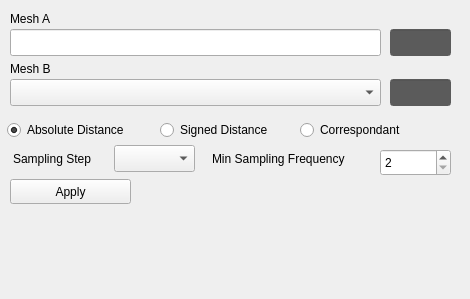
    <widget class="QWidget" name="tabDistance">
     <attribute name="title">
      <string>Distance</string>
     </attribute>
     <widget class="QWidget" name="distanceWidget" native="true">
      <property name="geometry">
       <rect>
        <x>0</x>
        <y>9</y>
        <width>461</width>
        <height>281</height>
       </rect>
      </property>
      <widget class="QSpinBox" name="spinBoxMinSampFreq">
       <property name="geometry">
        <rect>
         <x>380</x>
         <y>140</y>
         <width>71</width>
         <height>27</height>
        </rect>
       </property>
       <property name="sizePolicy">
        <sizepolicy hsizetype="Minimum" vsizetype="Fixed">
         <horstretch>0</horstretch>
         <verstretch>0</verstretch>
        </sizepolicy>
       </property>
       <property name="toolTip">
        <string>choose the minimum sampling frequency</string>
       </property>
       <property name="minimum">
        <number>2</number>
       </property>
       <property name="maximum">
        <number>4</number>
       </property>
      </widget>
      <widget class="QPushButton" name="pushButtonApply">
       <property name="geometry">
        <rect>
         <x>10</x>
         <y>170</y>
         <width>121</width>
         <height>25</height>
        </rect>
       </property>
       <property name="toolTip">
        <string>Compute the distance</string>
       </property>
       <property name="text">
        <string>Apply</string>
       </property>
      </widget>
      <widget class="QLabel" name="labelMeshB">
       <property name="geometry">
        <rect>
         <x>10</x>
         <y>40</y>
         <width>48</width>
         <height>39</height>
        </rect>
       </property>
       <property name="text">
        <string>Mesh B</string>
       </property>
      </widget>
      <widget class="QLabel" name="labelMinSampFreq">
       <property name="geometry">
        <rect>
         <x>212</x>
         <y>130</y>
         <width>161</width>
         <height>39</height>
        </rect>
       </property>
       <property name="sizePolicy">
        <sizepolicy hsizetype="Minimum" vsizetype="Preferred">
         <horstretch>0</horstretch>
         <verstretch>0</verstretch>
        </sizepolicy>
       </property>
       <property name="text">
        <string>Min Sampling Frequency</string>
       </property>
      </widget>
      <widget class="QComboBox" name="comboBoxMeshB">
       <property name="geometry">
        <rect>
         <x>10</x>
         <y>70</y>
         <width>371</width>
         <height>27</height>
        </rect>
       </property>
       <property name="sizePolicy">
        <sizepolicy hsizetype="Expanding" vsizetype="Maximum">
         <horstretch>0</horstretch>
         <verstretch>0</verstretch>
        </sizepolicy>
       </property>
       <property name="toolTip">
        <string>choose 2nd file for distance error</string>
       </property>
      </widget>
      <widget class="QLineEdit" name="lineEditMeshA">
       <property name="geometry">
        <rect>
         <x>10</x>
         <y>20</y>
         <width>371</width>
         <height>27</height>
        </rect>
       </property>
       <property name="toolTip">
        <string>name of the mesh A ( selected file )</string>
       </property>
       <property name="readOnly">
        <bool>true</bool>
       </property>
      </widget>
      <widget class="QLabel" name="labelMeshA">
       <property name="geometry">
        <rect>
         <x>10</x>
         <y>-10</y>
         <width>48</width>
         <height>39</height>
        </rect>
       </property>
       <property name="text">
        <string>Mesh A</string>
       </property>
      </widget>
      <widget class="QLabel" name="labelSampStep">
       <property name="geometry">
        <rect>
         <x>13</x>
         <y>130</y>
         <width>95</width>
         <height>39</height>
        </rect>
       </property>
       <property name="sizePolicy">
        <sizepolicy hsizetype="Minimum" vsizetype="Preferred">
         <horstretch>0</horstretch>
         <verstretch>0</verstretch>
        </sizepolicy>
       </property>
       <property name="text">
        <string>Sampling Step</string>
       </property>
      </widget>
      <widget class="QComboBox" name="comboBoxSamplingStep">
       <property name="geometry">
        <rect>
         <x>114</x>
         <y>136</y>
         <width>81</width>
         <height>27</height>
        </rect>
       </property>
       <property name="sizePolicy">
        <sizepolicy hsizetype="Minimum" vsizetype="Fixed">
         <horstretch>0</horstretch>
         <verstretch>0</verstretch>
        </sizepolicy>
       </property>
       <property name="toolTip">
        <string>choose the sampling step</string>
       </property>
      </widget>
      <widget class="QRadioButton" name="radioButtonSignedDistance">
       <property name="geometry">
        <rect>
         <x>160</x>
         <y>110</y>
         <width>134</width>
         <height>22</height>
        </rect>
       </property>
       <property name="toolTip">
        <string>compute the signed distance</string>
       </property>
       <property name="text">
        <string>Signed Distance</string>
       </property>
       <property name="checked">
        <bool>false</bool>
       </property>
      </widget>
      <widget class="QRadioButton" name="radioButtonCorrespondantDistance">
       <property name="geometry">
        <rect>
         <x>300</x>
         <y>110</y>
         <width>129</width>
         <height>22</height>
        </rect>
       </property>
       <property name="toolTip">
        <string>compute the correspondent distance ( only with same number of points )</string>
       </property>
       <property name="text">
        <string>Correspondant </string>
       </property>
      </widget>
      <widget class="QRadioButton" name="radioButtonAbsoluteDistance">
       <property name="geometry">
        <rect>
         <x>7</x>
         <y>110</y>
         <width>147</width>
         <height>22</height>
        </rect>
       </property>
       <property name="toolTip">
        <string>compute the absolute distance</string>
       </property>
       <property name="text">
        <string>Absolute Distance</string>
       </property>
       <property name="checked">
        <bool>true</bool>
       </property>
      </widget>
      <widget class="QLineEdit" name="lineEditNbPointsA">
       <property name="geometry">
        <rect>
         <x>390</x>
         <y>20</y>
         <width>61</width>
         <height>27</height>
        </rect>
       </property>
       <property name="palette">
        <palette>
         <active>
          <colorrole role="WindowText">
           <brush brushstyle="SolidPattern">
            <color alpha="255">
             <red>255</red>
             <green>255</green>
             <blue>255</blue>
            </color>
           </brush>
          </colorrole>
          <colorrole role="Button">
           <brush brushstyle="SolidPattern">
            <color alpha="255">
             <red>127</red>
             <green>127</green>
             <blue>127</blue>
            </color>
           </brush>
          </colorrole>
          <colorrole role="Light">
           <brush brushstyle="SolidPattern">
            <color alpha="255">
             <red>191</red>
             <green>191</green>
             <blue>191</blue>
            </color>
           </brush>
          </colorrole>
          <colorrole role="Midlight">
           <brush brushstyle="SolidPattern">
            <color alpha="255">
             <red>159</red>
             <green>159</green>
             <blue>159</blue>
            </color>
           </brush>
          </colorrole>
          <colorrole role="Dark">
           <brush brushstyle="SolidPattern">
            <color alpha="255">
             <red>63</red>
             <green>63</green>
             <blue>63</blue>
            </color>
           </brush>
          </colorrole>
          <colorrole role="Mid">
           <brush brushstyle="SolidPattern">
            <color alpha="255">
             <red>84</red>
             <green>84</green>
             <blue>84</blue>
            </color>
           </brush>
          </colorrole>
          <colorrole role="Text">
           <brush brushstyle="SolidPattern">
            <color alpha="255">
             <red>255</red>
             <green>255</green>
             <blue>255</blue>
            </color>
           </brush>
          </colorrole>
          <colorrole role="BrightText">
           <brush brushstyle="SolidPattern">
            <color alpha="255">
             <red>255</red>
             <green>255</green>
             <blue>255</blue>
            </color>
           </brush>
          </colorrole>
          <colorrole role="ButtonText">
           <brush brushstyle="SolidPattern">
            <color alpha="255">
             <red>255</red>
             <green>255</green>
             <blue>255</blue>
            </color>
           </brush>
          </colorrole>
          <colorrole role="Base">
           <brush brushstyle="SolidPattern">
            <color alpha="255">
             <red>91</red>
             <green>91</green>
             <blue>91</blue>
            </color>
           </brush>
          </colorrole>
          <colorrole role="Window">
           <brush brushstyle="SolidPattern">
            <color alpha="255">
             <red>127</red>
             <green>127</green>
             <blue>127</blue>
            </color>
           </brush>
          </colorrole>
          <colorrole role="Shadow">
           <brush brushstyle="SolidPattern">
            <color alpha="255">
             <red>0</red>
             <green>0</green>
             <blue>0</blue>
            </color>
           </brush>
          </colorrole>
          <colorrole role="AlternateBase">
           <brush brushstyle="SolidPattern">
            <color alpha="255">
             <red>63</red>
             <green>63</green>
             <blue>63</blue>
            </color>
           </brush>
          </colorrole>
          <colorrole role="ToolTipBase">
           <brush brushstyle="SolidPattern">
            <color alpha="255">
             <red>255</red>
             <green>255</green>
             <blue>220</blue>
            </color>
           </brush>
          </colorrole>
          <colorrole role="ToolTipText">
           <brush brushstyle="SolidPattern">
            <color alpha="255">
             <red>0</red>
             <green>0</green>
             <blue>0</blue>
            </color>
           </brush>
          </colorrole>
         </active>
         <inactive>
          <colorrole role="WindowText">
           <brush brushstyle="SolidPattern">
            <color alpha="255">
             <red>255</red>
             <green>255</green>
             <blue>255</blue>
            </color>
           </brush>
          </colorrole>
          <colorrole role="Button">
           <brush brushstyle="SolidPattern">
            <color alpha="255">
             <red>127</red>
             <green>127</green>
             <blue>127</blue>
            </color>
           </brush>
          </colorrole>
          <colorrole role="Light">
           <brush brushstyle="SolidPattern">
            <color alpha="255">
             <red>191</red>
             <green>191</green>
             <blue>191</blue>
            </color>
           </brush>
          </colorrole>
          <colorrole role="Midlight">
           <brush brushstyle="SolidPattern">
            <color alpha="255">
             <red>159</red>
             <green>159</green>
             <blue>159</blue>
            </color>
           </brush>
          </colorrole>
          <colorrole role="Dark">
           <brush brushstyle="SolidPattern">
            <color alpha="255">
             <red>63</red>
             <green>63</green>
             <blue>63</blue>
            </color>
           </brush>
          </colorrole>
          <colorrole role="Mid">
           <brush brushstyle="SolidPattern">
            <color alpha="255">
             <red>84</red>
             <green>84</green>
             <blue>84</blue>
            </color>
           </brush>
          </colorrole>
          <colorrole role="Text">
           <brush brushstyle="SolidPattern">
            <color alpha="255">
             <red>255</red>
             <green>255</green>
             <blue>255</blue>
            </color>
           </brush>
          </colorrole>
          <colorrole role="BrightText">
           <brush brushstyle="SolidPattern">
            <color alpha="255">
             <red>255</red>
             <green>255</green>
             <blue>255</blue>
            </color>
           </brush>
          </colorrole>
          <colorrole role="ButtonText">
           <brush brushstyle="SolidPattern">
            <color alpha="255">
             <red>255</red>
             <green>255</green>
             <blue>255</blue>
            </color>
           </brush>
          </colorrole>
          <colorrole role="Base">
           <brush brushstyle="SolidPattern">
            <color alpha="255">
             <red>91</red>
             <green>91</green>
             <blue>91</blue>
            </color>
           </brush>
          </colorrole>
          <colorrole role="Window">
           <brush brushstyle="SolidPattern">
            <color alpha="255">
             <red>127</red>
             <green>127</green>
             <blue>127</blue>
            </color>
           </brush>
          </colorrole>
          <colorrole role="Shadow">
           <brush brushstyle="SolidPattern">
            <color alpha="255">
             <red>0</red>
             <green>0</green>
             <blue>0</blue>
            </color>
           </brush>
          </colorrole>
          <colorrole role="AlternateBase">
           <brush brushstyle="SolidPattern">
            <color alpha="255">
             <red>63</red>
             <green>63</green>
             <blue>63</blue>
            </color>
           </brush>
          </colorrole>
          <colorrole role="ToolTipBase">
           <brush brushstyle="SolidPattern">
            <color alpha="255">
             <red>255</red>
             <green>255</green>
             <blue>220</blue>
            </color>
           </brush>
          </colorrole>
          <colorrole role="ToolTipText">
           <brush brushstyle="SolidPattern">
            <color alpha="255">
             <red>0</red>
             <green>0</green>
             <blue>0</blue>
            </color>
           </brush>
          </colorrole>
         </inactive>
         <disabled>
          <colorrole role="WindowText">
           <brush brushstyle="SolidPattern">
            <color alpha="255">
             <red>63</red>
             <green>63</green>
             <blue>63</blue>
            </color>
           </brush>
          </colorrole>
          <colorrole role="Button">
           <brush brushstyle="SolidPattern">
            <color alpha="255">
             <red>127</red>
             <green>127</green>
             <blue>127</blue>
            </color>
           </brush>
          </colorrole>
          <colorrole role="Light">
           <brush brushstyle="SolidPattern">
            <color alpha="255">
             <red>191</red>
             <green>191</green>
             <blue>191</blue>
            </color>
           </brush>
          </colorrole>
          <colorrole role="Midlight">
           <brush brushstyle="SolidPattern">
            <color alpha="255">
             <red>159</red>
             <green>159</green>
             <blue>159</blue>
            </color>
           </brush>
          </colorrole>
          <colorrole role="Dark">
           <brush brushstyle="SolidPattern">
            <color alpha="255">
             <red>63</red>
             <green>63</green>
             <blue>63</blue>
            </color>
           </brush>
          </colorrole>
          <colorrole role="Mid">
           <brush brushstyle="SolidPattern">
            <color alpha="255">
             <red>84</red>
             <green>84</green>
             <blue>84</blue>
            </color>
           </brush>
          </colorrole>
          <colorrole role="Text">
           <brush brushstyle="SolidPattern">
            <color alpha="255">
             <red>63</red>
             <green>63</green>
             <blue>63</blue>
            </color>
           </brush>
          </colorrole>
          <colorrole role="BrightText">
           <brush brushstyle="SolidPattern">
            <color alpha="255">
             <red>255</red>
             <green>255</green>
             <blue>255</blue>
            </color>
           </brush>
          </colorrole>
          <colorrole role="ButtonText">
           <brush brushstyle="SolidPattern">
            <color alpha="255">
             <red>63</red>
             <green>63</green>
             <blue>63</blue>
            </color>
           </brush>
          </colorrole>
          <colorrole role="Base">
           <brush brushstyle="SolidPattern">
            <color alpha="255">
             <red>127</red>
             <green>127</green>
             <blue>127</blue>
            </color>
           </brush>
          </colorrole>
          <colorrole role="Window">
           <brush brushstyle="SolidPattern">
            <color alpha="255">
             <red>127</red>
             <green>127</green>
             <blue>127</blue>
            </color>
           </brush>
          </colorrole>
          <colorrole role="Shadow">
           <brush brushstyle="SolidPattern">
            <color alpha="255">
             <red>0</red>
             <green>0</green>
             <blue>0</blue>
            </color>
           </brush>
          </colorrole>
          <colorrole role="AlternateBase">
           <brush brushstyle="SolidPattern">
            <color alpha="255">
             <red>127</red>
             <green>127</green>
             <blue>127</blue>
            </color>
           </brush>
          </colorrole>
          <colorrole role="ToolTipBase">
           <brush brushstyle="SolidPattern">
            <color alpha="255">
             <red>255</red>
             <green>255</green>
             <blue>220</blue>
            </color>
           </brush>
          </colorrole>
          <colorrole role="ToolTipText">
           <brush brushstyle="SolidPattern">
            <color alpha="255">
             <red>0</red>
             <green>0</green>
             <blue>0</blue>
            </color>
           </brush>
          </colorrole>
         </disabled>
        </palette>
       </property>
       <property name="toolTip">
        <string>number of points</string>
       </property>
       <property name="text">
        <string/>
       </property>
       <property name="alignment">
        <set>Qt::AlignCenter</set>
       </property>
       <property name="readOnly">
        <bool>true</bool>
       </property>
      </widget>
      <widget class="QLineEdit" name="lineEditNbPointsB">
       <property name="geometry">
        <rect>
         <x>390</x>
         <y>70</y>
         <width>61</width>
         <height>27</height>
        </rect>
       </property>
       <property name="palette">
        <palette>
         <active>
          <colorrole role="WindowText">
           <brush brushstyle="SolidPattern">
            <color alpha="255">
             <red>255</red>
             <green>255</green>
             <blue>255</blue>
            </color>
           </brush>
          </colorrole>
          <colorrole role="Button">
           <brush brushstyle="SolidPattern">
            <color alpha="255">
             <red>127</red>
             <green>127</green>
             <blue>127</blue>
            </color>
           </brush>
          </colorrole>
          <colorrole role="Light">
           <brush brushstyle="SolidPattern">
            <color alpha="255">
             <red>191</red>
             <green>191</green>
             <blue>191</blue>
            </color>
           </brush>
          </colorrole>
          <colorrole role="Midlight">
           <brush brushstyle="SolidPattern">
            <color alpha="255">
             <red>159</red>
             <green>159</green>
             <blue>159</blue>
            </color>
           </brush>
          </colorrole>
          <colorrole role="Dark">
           <brush brushstyle="SolidPattern">
            <color alpha="255">
             <red>63</red>
             <green>63</green>
             <blue>63</blue>
            </color>
           </brush>
          </colorrole>
          <colorrole role="Mid">
           <brush brushstyle="SolidPattern">
            <color alpha="255">
             <red>84</red>
             <green>84</green>
             <blue>84</blue>
            </color>
           </brush>
          </colorrole>
          <colorrole role="Text">
           <brush brushstyle="SolidPattern">
            <color alpha="255">
             <red>255</red>
             <green>255</green>
             <blue>255</blue>
            </color>
           </brush>
          </colorrole>
          <colorrole role="BrightText">
           <brush brushstyle="SolidPattern">
            <color alpha="255">
             <red>255</red>
             <green>255</green>
             <blue>255</blue>
            </color>
           </brush>
          </colorrole>
          <colorrole role="ButtonText">
           <brush brushstyle="SolidPattern">
            <color alpha="255">
             <red>255</red>
             <green>255</green>
             <blue>255</blue>
            </color>
           </brush>
          </colorrole>
          <colorrole role="Base">
           <brush brushstyle="SolidPattern">
            <color alpha="255">
             <red>91</red>
             <green>91</green>
             <blue>91</blue>
            </color>
           </brush>
          </colorrole>
          <colorrole role="Window">
           <brush brushstyle="SolidPattern">
            <color alpha="255">
             <red>127</red>
             <green>127</green>
             <blue>127</blue>
            </color>
           </brush>
          </colorrole>
          <colorrole role="Shadow">
           <brush brushstyle="SolidPattern">
            <color alpha="255">
             <red>0</red>
             <green>0</green>
             <blue>0</blue>
            </color>
           </brush>
          </colorrole>
          <colorrole role="AlternateBase">
           <brush brushstyle="SolidPattern">
            <color alpha="255">
             <red>63</red>
             <green>63</green>
             <blue>63</blue>
            </color>
           </brush>
          </colorrole>
          <colorrole role="ToolTipBase">
           <brush brushstyle="SolidPattern">
            <color alpha="255">
             <red>255</red>
             <green>255</green>
             <blue>220</blue>
            </color>
           </brush>
          </colorrole>
          <colorrole role="ToolTipText">
           <brush brushstyle="SolidPattern">
            <color alpha="255">
             <red>0</red>
             <green>0</green>
             <blue>0</blue>
            </color>
           </brush>
          </colorrole>
         </active>
         <inactive>
          <colorrole role="WindowText">
           <brush brushstyle="SolidPattern">
            <color alpha="255">
             <red>255</red>
             <green>255</green>
             <blue>255</blue>
            </color>
           </brush>
          </colorrole>
          <colorrole role="Button">
           <brush brushstyle="SolidPattern">
            <color alpha="255">
             <red>127</red>
             <green>127</green>
             <blue>127</blue>
            </color>
           </brush>
          </colorrole>
          <colorrole role="Light">
           <brush brushstyle="SolidPattern">
            <color alpha="255">
             <red>191</red>
             <green>191</green>
             <blue>191</blue>
            </color>
           </brush>
          </colorrole>
          <colorrole role="Midlight">
           <brush brushstyle="SolidPattern">
            <color alpha="255">
             <red>159</red>
             <green>159</green>
             <blue>159</blue>
            </color>
           </brush>
          </colorrole>
          <colorrole role="Dark">
           <brush brushstyle="SolidPattern">
            <color alpha="255">
             <red>63</red>
             <green>63</green>
             <blue>63</blue>
            </color>
           </brush>
          </colorrole>
          <colorrole role="Mid">
           <brush brushstyle="SolidPattern">
            <color alpha="255">
             <red>84</red>
             <green>84</green>
             <blue>84</blue>
            </color>
           </brush>
          </colorrole>
          <colorrole role="Text">
           <brush brushstyle="SolidPattern">
            <color alpha="255">
             <red>255</red>
             <green>255</green>
             <blue>255</blue>
            </color>
           </brush>
          </colorrole>
          <colorrole role="BrightText">
           <brush brushstyle="SolidPattern">
            <color alpha="255">
             <red>255</red>
             <green>255</green>
             <blue>255</blue>
            </color>
           </brush>
          </colorrole>
          <colorrole role="ButtonText">
           <brush brushstyle="SolidPattern">
            <color alpha="255">
             <red>255</red>
             <green>255</green>
             <blue>255</blue>
            </color>
           </brush>
          </colorrole>
          <colorrole role="Base">
           <brush brushstyle="SolidPattern">
            <color alpha="255">
             <red>91</red>
             <green>91</green>
             <blue>91</blue>
            </color>
           </brush>
          </colorrole>
          <colorrole role="Window">
           <brush brushstyle="SolidPattern">
            <color alpha="255">
             <red>127</red>
             <green>127</green>
             <blue>127</blue>
            </color>
           </brush>
          </colorrole>
          <colorrole role="Shadow">
           <brush brushstyle="SolidPattern">
            <color alpha="255">
             <red>0</red>
             <green>0</green>
             <blue>0</blue>
            </color>
           </brush>
          </colorrole>
          <colorrole role="AlternateBase">
           <brush brushstyle="SolidPattern">
            <color alpha="255">
             <red>63</red>
             <green>63</green>
             <blue>63</blue>
            </color>
           </brush>
          </colorrole>
          <colorrole role="ToolTipBase">
           <brush brushstyle="SolidPattern">
            <color alpha="255">
             <red>255</red>
             <green>255</green>
             <blue>220</blue>
            </color>
           </brush>
          </colorrole>
          <colorrole role="ToolTipText">
           <brush brushstyle="SolidPattern">
            <color alpha="255">
             <red>0</red>
             <green>0</green>
             <blue>0</blue>
            </color>
           </brush>
          </colorrole>
         </inactive>
         <disabled>
          <colorrole role="WindowText">
           <brush brushstyle="SolidPattern">
            <color alpha="255">
             <red>63</red>
             <green>63</green>
             <blue>63</blue>
            </color>
           </brush>
          </colorrole>
          <colorrole role="Button">
           <brush brushstyle="SolidPattern">
            <color alpha="255">
             <red>127</red>
             <green>127</green>
             <blue>127</blue>
            </color>
           </brush>
          </colorrole>
          <colorrole role="Light">
           <brush brushstyle="SolidPattern">
            <color alpha="255">
             <red>191</red>
             <green>191</green>
             <blue>191</blue>
            </color>
           </brush>
          </colorrole>
          <colorrole role="Midlight">
           <brush brushstyle="SolidPattern">
            <color alpha="255">
             <red>159</red>
             <green>159</green>
             <blue>159</blue>
            </color>
           </brush>
          </colorrole>
          <colorrole role="Dark">
           <brush brushstyle="SolidPattern">
            <color alpha="255">
             <red>63</red>
             <green>63</green>
             <blue>63</blue>
            </color>
           </brush>
          </colorrole>
          <colorrole role="Mid">
           <brush brushstyle="SolidPattern">
            <color alpha="255">
             <red>84</red>
             <green>84</green>
             <blue>84</blue>
            </color>
           </brush>
          </colorrole>
          <colorrole role="Text">
           <brush brushstyle="SolidPattern">
            <color alpha="255">
             <red>63</red>
             <green>63</green>
             <blue>63</blue>
            </color>
           </brush>
          </colorrole>
          <colorrole role="BrightText">
           <brush brushstyle="SolidPattern">
            <color alpha="255">
             <red>255</red>
             <green>255</green>
             <blue>255</blue>
            </color>
           </brush>
          </colorrole>
          <colorrole role="ButtonText">
           <brush brushstyle="SolidPattern">
            <color alpha="255">
             <red>63</red>
             <green>63</green>
             <blue>63</blue>
            </color>
           </brush>
          </colorrole>
          <colorrole role="Base">
           <brush brushstyle="SolidPattern">
            <color alpha="255">
             <red>127</red>
             <green>127</green>
             <blue>127</blue>
            </color>
           </brush>
          </colorrole>
          <colorrole role="Window">
           <brush brushstyle="SolidPattern">
            <color alpha="255">
             <red>127</red>
             <green>127</green>
             <blue>127</blue>
            </color>
           </brush>
          </colorrole>
          <colorrole role="Shadow">
           <brush brushstyle="SolidPattern">
            <color alpha="255">
             <red>0</red>
             <green>0</green>
             <blue>0</blue>
            </color>
           </brush>
          </colorrole>
          <colorrole role="AlternateBase">
           <brush brushstyle="SolidPattern">
            <color alpha="255">
             <red>127</red>
             <green>127</green>
             <blue>127</blue>
            </color>
           </brush>
          </colorrole>
          <colorrole role="ToolTipBase">
           <brush brushstyle="SolidPattern">
            <color alpha="255">
             <red>255</red>
             <green>255</green>
             <blue>220</blue>
            </color>
           </brush>
          </colorrole>
          <colorrole role="ToolTipText">
           <brush brushstyle="SolidPattern">
            <color alpha="255">
             <red>0</red>
             <green>0</green>
             <blue>0</blue>
            </color>
           </brush>
          </colorrole>
         </disabled>
        </palette>
       </property>
       <property name="toolTip">
        <string>number of points</string>
       </property>
       <property name="text">
        <string/>
       </property>
       <property name="alignment">
        <set>Qt::AlignCenter</set>
       </property>
       <property name="readOnly">
        <bool>true</bool>
       </property>
      </widget>
     </widget>
    </widget>
